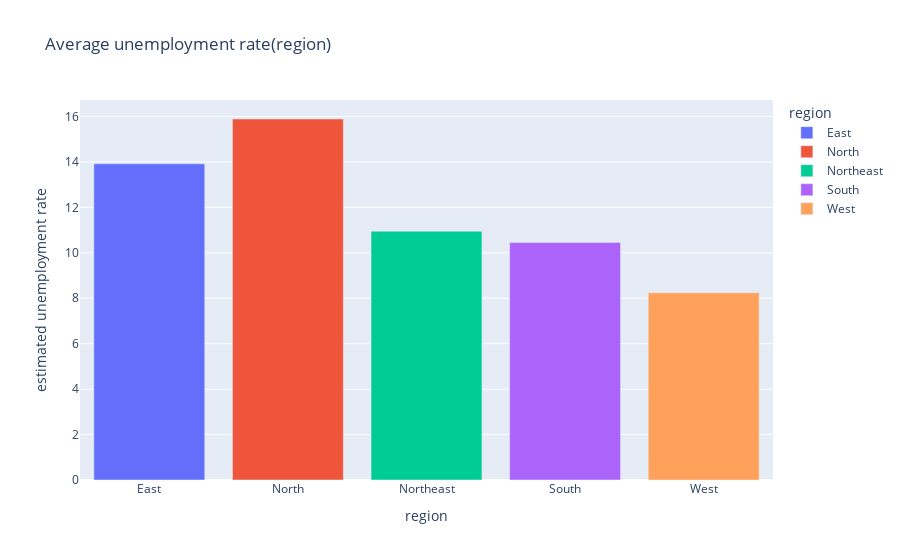

This figure's notebook cell:
### Code cell
fig = px.bar(region,x='region',
             y='estimated unemployment rate',
             color='region',
             title='Average unemployment rate(region)')
fig.show()

### Figure 1 — Plotly figure (JSON) as saved in the notebook; plotly's stock layout.template omitted (floating-point values rounded to 4 significant figures)
{"data": [{"alignmentgroup": "True", "hovertemplate": "region=%{x}<br>estimated unemployment rate=%{y}<extra></extra>", "legendgroup": "East", "marker": {"color": "#636efa", "pattern": {"shape": ""}}, "name": "East", "offsetgroup": "East", "orientation": "v", "showlegend": true, "textposition": "auto", "type": "bar", "x": ["East"], "xaxis": "x", "y": [13.92], "yaxis": "y"}, {"alignmentgroup": "True", "hovertemplate": "region=%{x}<br>estimated unemployment rate=%{y}<extra></extra>", "legendgroup": "North", "marker": {"color": "#EF553B", "pattern": {"shape": ""}}, "name": "North", "offsetgroup": "North", "orientation": "v", "showlegend": true, "textposition": "auto", "type": "bar", "x": ["North"], "xaxis": "x", "y": [15.89], "yaxis": "y"}, {"alignmentgroup": "True", "hovertemplate": "region=%{x}<br>estimated unemployment rate=%{y}<extra></extra>", "legendgroup": "Northeast", "marker": {"color": "#00cc96", "pattern": {"shape": ""}}, "name": "Northeast", "offsetgroup": "Northeast", "orientation": "v", "showlegend": true, "textposition": "auto", "type": "bar", "x": ["Northeast"], "xaxis": "x", "y": [10.95], "yaxis": "y"}, {"alignmentgroup": "True", "hovertemplate": "region=%{x}<br>estimated unemployment rate=%{y}<extra></extra>", "legendgroup": "South", "marker": {"color": "#ab63fa", "pattern": {"shape": ""}}, "name": "South", "offsetgroup": "South", "orientation": "v", "showlegend": true, "textposition": "auto", "type": "bar", "x": ["South"], "xaxis": "x", "y": [10.45], "yaxis": "y"}, {"alignmentgroup": "True", "hovertemplate": "region=%{x}<br>estimated unemployment rate=%{y}<extra></extra>", "legendgroup": "West", "marker": {"color": "#FFA15A", "pattern": {"shape": ""}}, "name": "West", "offsetgroup": "West", "orientation": "v", "showlegend": true, "textposition": "auto", "type": "bar", "x": ["West"], "xaxis": "x", "y": [8.239], "yaxis": "y"}], "layout": {"barmode": "relative", "legend": {"title": {"text": "region"}, "tracegroupgap": 0}, "title": {"text": "Average unemployment rate(region)"}, "xaxis": {"anchor": "y", "categoryarray": ["East", "North", "Northeast", "South", "West"], "categoryorder": "array", "domain": [0, 1], "title": {"text": "region"}}, "yaxis": {"anchor": "x", "domain": [0, 1], "title": {"text": "estimated unemployment rate"}}}}
